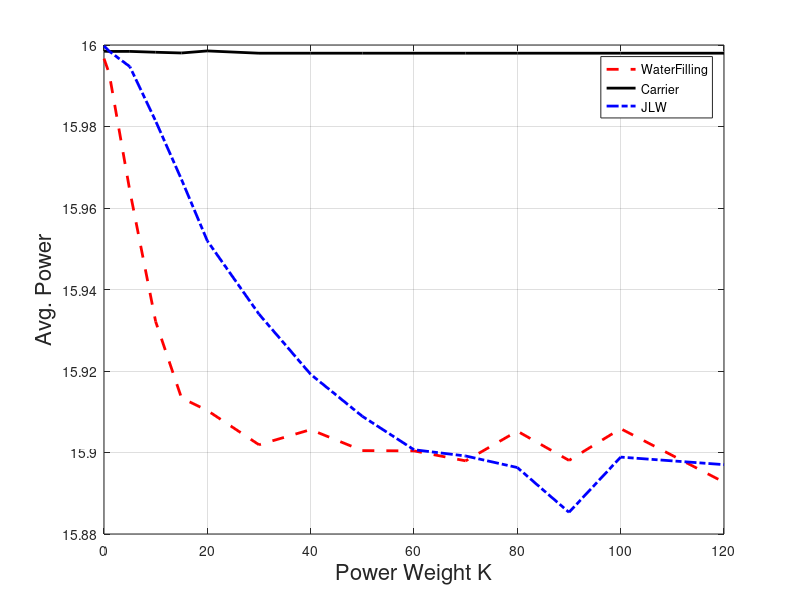

Write the MATLAB code that produced this figure.
%% THIS FILE IS FOR WORKLOAD DELAY AND POWER PERFORMNACE
%% WHEN IT REGARDS K
%% LOCK ARRIVAL RATE EQUAL TO 0.8


WF=[0          0.8	  114.981954	    15.99666	 64.37856807
1          0.8	    121.7158	   15.993039	  68.5219679
5          0.8	   162.58642	   15.964205	 97.14408469
10          0.8	  225.493636	   15.932115	 141.9232958
15          0.8	   290.55357	   15.913385	  188.754853
20          0.8	  359.230111	    15.91031	 238.1694655
30          0.8	  497.115361	     15.9019	 337.8674579
40          0.8	  638.341052	   15.905615	 439.0839313
50          0.8	  778.337488	   15.900465	 539.9055576
60          0.8	  918.614014	   15.900395	 641.9099602
70          0.8	 1056.577056	    15.89795	 742.0197336
80          0.8	 1196.382756	    15.90524	 841.8938526
90          0.8	 1338.593565	   15.898065	 943.6945427
100         0.8	 1478.969653	    15.90585	 1044.589329
120         0.8	 1756.454004	   15.892705	  1244.58206];

JLW=[0          0.8	  172.831484	   15.999784	 66.50366601
1          0.8	  179.171379	   15.998485	 66.22859642
5          0.8	  219.484137	   15.994695	 71.16395136
10          0.8	  275.327622	   15.981325	 80.03150269
15          0.8	  335.631063	   15.966995	 90.58948081
20          0.8	  399.121491	    15.95193	 102.7639219
30          0.8	  533.215389	   15.933955	  129.062945
40          0.8	  668.360818	    15.91919	  156.967451
50          0.8	  807.408942	   15.908885	 185.7523321
60          0.8	  945.929603	    15.90068	 214.2106425
70          0.8	   1085.9822	   15.899145	 243.0735469
80          0.8	  1225.17787	    15.89631	  271.423887
90          0.8	 1364.505557	   15.885315	 301.3972228
100         0.8	 1504.179293	    15.89887	 330.3391557
120         0.8	 1784.536142	    15.89702	 387.7088508];

CA=[0          0.8	  129.054594	    15.99848	 65.87433895
1          0.8	  130.139174	   15.998423	 66.23786389
5          0.8	  127.545833	   15.998431	 65.16942459
10          0.8	  129.020677	   15.998221	 65.47129942
15          0.8	  127.501368	   15.998041	 64.84518882
20          0.8	  130.396489	   15.998547	 66.11650003
30          0.8	   130.66228	   15.997987	 66.23075815
40          0.8	   130.66228	   15.997987	 66.23075815
50          0.8	   130.66228	   15.997987	 66.23075815
60          0.8	   130.66228	   15.997987	 66.23075815
70          0.8	   130.66228	   15.997987	 66.23075815
80          0.8	   130.66228	   15.997987	 66.23075815
90          0.8	   130.66228	   15.997987	 66.23075815
100         0.8	   130.66228	   15.997987	 66.23075815
120         0.8	   130.66228	   15.997987	 66.23075815];

if(0)%% Delay
    figure(1)
    hold on
    plot(WF(:,1),(WF(:,5)),'r--','MarkerSize',10,'LineWidth',2);
    plot(CA(:,1),(CA(:,5)),'k','MarkerSize',10,'LineWidth',2);
    plot(JLW(:,1),(JLW(:,5)),'b-.','MarkerSize',10,'LineWidth',2);
    xlabel('Power Weight K','FontSize',16)
    ylabel('Avg. Delay','FontSize',16)
    grid on
    box on
    legend('WaterFilling','Carrier','JLW')
elseif(1) %% Power
    figure(1)
    hold on
    plot(WF(:,1),(WF(:,4)),'r--','MarkerSize',10,'LineWidth',2);
    plot(CA(:,1),(CA(:,4)),'k','MarkerSize',10,'LineWidth',2);
    plot(JLW(:,1),(JLW(:,4)),'b-.','MarkerSize',10,'LineWidth',2);
    xlabel('Power Weight K','FontSize',16)
    ylabel('Avg. Power','FontSize',16)
    grid on
    box on
    legend('WaterFilling','Carrier','JLW')
else   %% Workload
    figure(1)
    hold on
    plot(WF(:,1),(WF(:,3)),'r--','MarkerSize',10,'LineWidth',2);
    plot(CA(:,1),(CA(:,3)),'k','MarkerSize',10,'LineWidth',2);
    plot(JLW(:,1),(JLW(:,3)),'b-.','MarkerSize',10,'LineWidth',2);
    xlabel('Power Weight K','FontSize',16)
    ylabel('Avg. Workload','FontSize',16)
    grid on
    box on
    legend('WaterFilling','Carrier','JLW')
end

